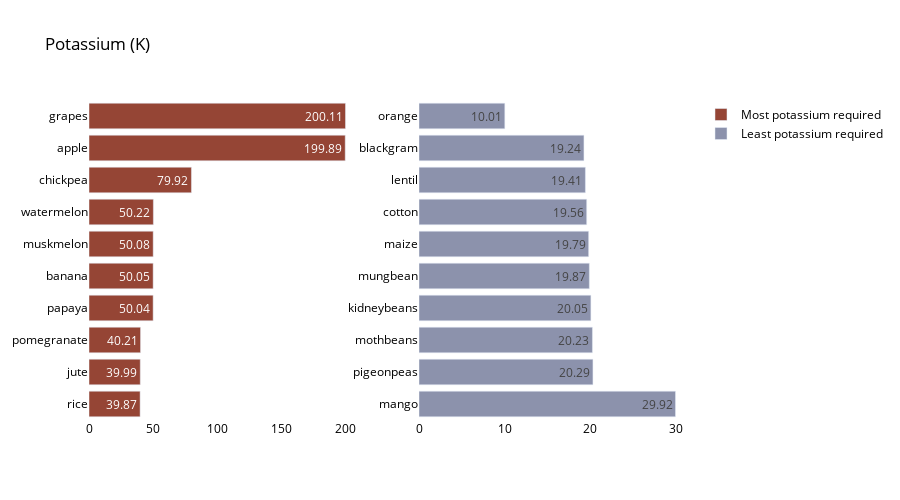

Notebook code cell kept with this figure:
### Markdown cell above
Potassium analysis

### Code cell
crop_summary_K = crop_summary.sort_values(by='K', ascending=False)
  
fig = make_subplots(rows=1, cols=2)

top = {
    'y' : crop_summary_K['K'][0:10].sort_values().index,
    'x' : crop_summary_K['K'][0:10].sort_values()
}

last = {
    'y' : crop_summary_K['K'][-10:].index,
    'x' : crop_summary_K['K'][-10:]
}

fig.add_trace(
    go.Bar(top,
           name="Most potassium required",
           marker_color=random.choice(colorarr),
           orientation='h',
          text=top['x']),
    
    row=1, col=1
)

fig.add_trace(
    go.Bar(last,
           name="Least potassium required",
           marker_color=random.choice(colorarr),
           orientation='h',
          text=last['x']),
    row=1, col=2
)
fig.update_traces(texttemplate='%{text}', textposition='inside')
fig.update_layout(title_text="Potassium (K)",
                  plot_bgcolor='white',
                  font_size=12, 
                  font_color='black',
                 height=500)

fig.update_xaxes(showgrid=False)
fig.update_yaxes(showgrid=False)
fig.show()

### Figure 1 — Plotly figure (JSON) as saved in the notebook; plotly's stock layout.template omitted (floating-point values rounded to 4 significant figures)
{"data": [{"marker": {"color": "#954535"}, "name": "Most potassium required", "orientation": "h", "text": [39.87, 39.99, 40.21, 50.04, 50.05, 50.08, 50.22, 79.92, 199.9, 200.1], "textposition": "inside", "texttemplate": "%{text}", "type": "bar", "x": [39.87, 39.99, 40.21, 50.04, 50.05, 50.08, 50.22, 79.92, 199.9, 200.1], "xaxis": "x", "y": ["rice", "jute", "pomegranate", "papaya", "banana", "muskmelon", "watermelon", "chickpea", "apple", "grapes"], "yaxis": "y"}, {"marker": {"color": "#8c92ac"}, "name": "Least potassium required", "orientation": "h", "text": [29.92, 20.29, 20.23, 20.05, 19.87, 19.79, 19.56, 19.41, 19.24, 10.01], "textposition": "inside", "texttemplate": "%{text}", "type": "bar", "x": [29.92, 20.29, 20.23, 20.05, 19.87, 19.79, 19.56, 19.41, 19.24, 10.01], "xaxis": "x2", "y": ["mango", "pigeonpeas", "mothbeans", "kidneybeans", "mungbean", "maize", "cotton", "lentil", "blackgram", "orange"], "yaxis": "y2"}], "layout": {"font": {"color": "black", "size": 12}, "height": 500, "plot_bgcolor": "white", "title": {"text": "Potassium (K)"}, "xaxis": {"anchor": "y", "domain": [0, 0.45], "showgrid": false}, "xaxis2": {"anchor": "y2", "domain": [0.55, 1], "showgrid": false}, "yaxis": {"anchor": "x", "domain": [0, 1], "showgrid": false}, "yaxis2": {"anchor": "x2", "domain": [0, 1], "showgrid": false}}}
